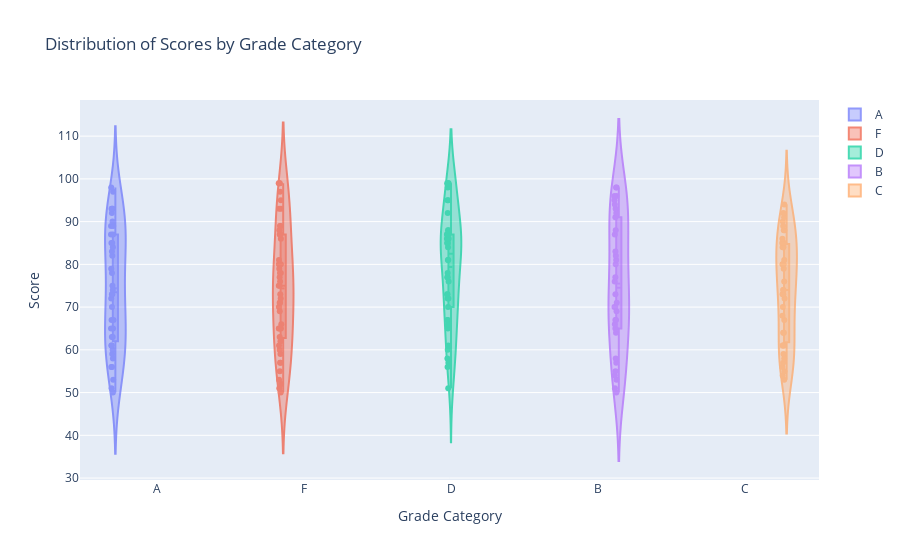

The code cell stored with this chart in its notebook:
### Markdown cell above
### 2. Using the Student Grades, create a violin plot to display the distribution of scores different grade categories.

```python
np.random.seed(15)
data = {
    'Grade': np.random.choice(['A', 'B', 'C', 'D', 'F'], 200),
    'Score': np.random.randint(50, 100, 200)
}
df = pd.DataFrame(data)
```

### Code cell
import plotly.graph_objects as go
import pandas as pd
import numpy as np

# Your provided data
np.random.seed(15)
data = {
    'Grade': np.random.choice(['A', 'B', 'C', 'D', 'F'], 200),
    'Score': np.random.randint(50, 100, 200)
}
df = pd.DataFrame(data)

# Create the violin plot
fig = go.Figure()

# Add traces for each grade category
for grade in df['Grade'].unique():
    fig.add_trace(go.Violin(
        y=df[df['Grade'] == grade]['Score'],
        name=grade,
        box_visible=True,
        meanline_visible=True,
        points='all',  # Show all individual data points
        pointpos=-0.3,  # Adjust position of points for better visibility
        jitter=0.15,     # Add some jitter to prevent point overlap
        opacity=0.7     # Make violins slightly transparent
    ))

# Customize layout for clarity and aesthetics
fig.update_layout(
    title='Distribution of Scores by Grade Category',
    xaxis_title='Grade Category',
    yaxis_title='Score',
    violingap=0.3,  # Add space between violins
    violingroupgap=0,
    violinmode='group'
)

fig.show()

### Figure 1 — Plotly figure (JSON) as saved in the notebook; plotly's stock layout.template omitted (floating-point values rounded to 4 significant figures)
{"data": [{"box": {"visible": true}, "jitter": 0.15, "meanline": {"visible": true}, "name": "A", "opacity": 0.7, "pointpos": -0.3, "points": "all", "type": "violin", "y": [89, 72, 70, 79, 78, 61, 61, 73, 58, 74, 87, 92, 89, 83, 56, 73, 93, 63, 67, 75, 84, 67, 53, 50, 82, 63, 90, 85, 65, 93, 51, 87, 56, 65, 60, 97, 59, 98, 85, 93]}, {"box": {"visible": true}, "jitter": 0.15, "meanline": {"visible": true}, "name": "F", "opacity": 0.7, "pointpos": -0.3, "points": "all", "type": "violin", "y": [50, 66, 76, 93, 73, 89, 69, 99, 70, 52, 77, 80, 87, 59, 57, 63, 71, 95, 61, 53, 51, 81, 60, 65, 57, 79, 71, 55, 72, 75, 62, 87, 99, 78, 86, 97, 93, 65, 65, 99, 75, 88, 89, 80, 78]}, {"box": {"visible": true}, "jitter": 0.15, "meanline": {"visible": true}, "name": "D", "opacity": 0.7, "pointpos": -0.3, "points": "all", "type": "violin", "y": [87, 86, 58, 99, 56, 67, 87, 86, 77, 57, 95, 99, 76, 86, 65, 78, 77, 81, 81, 95, 73, 70, 99, 85, 85, 72, 88, 60, 86, 92, 72, 87, 61, 85, 99, 66, 98, 51, 73, 88, 84, 67]}, {"box": {"visible": true}, "jitter": 0.15, "meanline": {"visible": true}, "name": "B", "opacity": 0.7, "pointpos": -0.3, "points": "all", "type": "violin", "y": [98, 93, 70, 53, 69, 82, 57, 67, 67, 81, 80, 54, 77, 73, 98, 87, 51, 88, 66, 76, 71, 65, 95, 92, 96, 64, 58, 83, 94, 91, 55, 96, 50, 70]}, {"box": {"visible": true}, "jitter": 0.15, "meanline": {"visible": true}, "name": "C", "opacity": 0.7, "pointpos": -0.3, "points": "all", "type": "violin", "y": [76, 67, 80, 85, 90, 61, 79, 61, 64, 80, 84, 91, 80, 86, 57, 70, 92, 73, 54, 85, 89, 74, 72, 73, 59, 88, 88, 84, 94, 55, 81, 64, 68, 80, 58, 74, 61, 53, 56]}], "layout": {"title": {"text": "Distribution of Scores by Grade Category"}, "violingap": 0.3, "violingroupgap": 0, "violinmode": "group", "xaxis": {"title": {"text": "Grade Category"}}, "yaxis": {"title": {"text": "Score"}}}}
